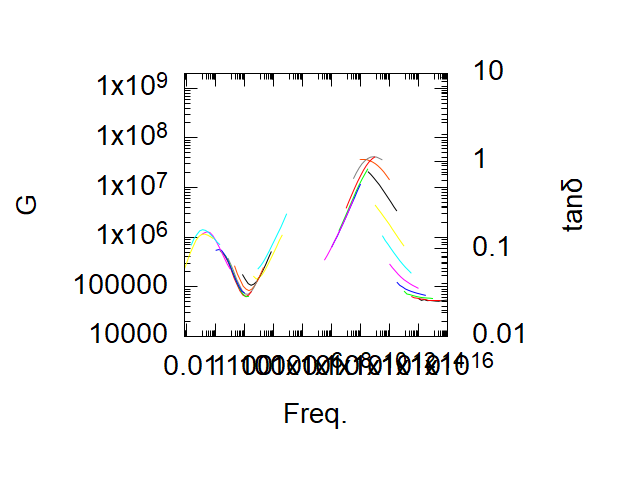

Reproduce this figure in gnuplot.
set term pngcairo font "Arial,14" 
set colorsequence classic 
# 
data = "data.dat" 
set output "plot.png"
#
set size square
set y2tics
set logscale xyy2

#
#set xrange [1e-2:1e5]
set yrange [1e4:2e9]
set y2range [1e-2:1e1]

#
set xlabel "Freq."
set ylabel "G"
set y2label "tan{/Symbol d}"

plot data ind 0 u 1:4 axis x1y2 w l lc 0 noti, \
data ind 1 u 1:4 axis x1y2 w l lc 1 noti, \
data ind 2 u 1:4 axis x1y2 w l lc 2 noti, \
data ind 3 u 1:4 axis x1y2 w l lc 3 noti, \
data ind 4 u 1:4 axis x1y2 w l lc 4 noti, \
data ind 5 u 1:4 axis x1y2 w l lc 5 noti, \
data ind 6 u 1:4 axis x1y2 w l lc 6 noti, \
data ind 7 u 1:4 axis x1y2 w l lc 7 noti, \
data ind 8 u 1:4 axis x1y2 w l lc 8 noti, \
data ind 9 u 1:4 axis x1y2 w l lc 9 noti, \
data ind 10 u 1:4 axis x1y2 w l lc 10 noti, \
data ind 11 u 1:4 axis x1y2 w l lc 11 noti, \
data ind 12 u 1:4 axis x1y2 w l lc 12 noti, \
data ind 13 u 1:4 axis x1y2 w l lc 13 noti, \
data ind 14 u 1:4 axis x1y2 w l lc 14 noti, \
data ind 15 u 1:4 axis x1y2 w l lc 15 noti, \
data ind 16 u 1:4 axis x1y2 w l lc 16 noti, \
data ind 17 u 1:4 axis x1y2 w l lc 17 noti, \
data ind 18 u 1:4 axis x1y2 w l lc 18 noti, \
data ind 19 u 1:4 axis x1y2 w l lc 19 noti, \
data ind 20 u 1:4 axis x1y2 w l lc 20 noti, \
data ind 21 u 1:4 axis x1y2 w l lc 21 noti, \
data ind 22 u 1:4 axis x1y2 w l lc 22 noti, \
data ind 23 u 1:4 axis x1y2 w l lc 23 noti, \
data ind 24 u 1:4 axis x1y2 w l lc 24 noti, \


reset